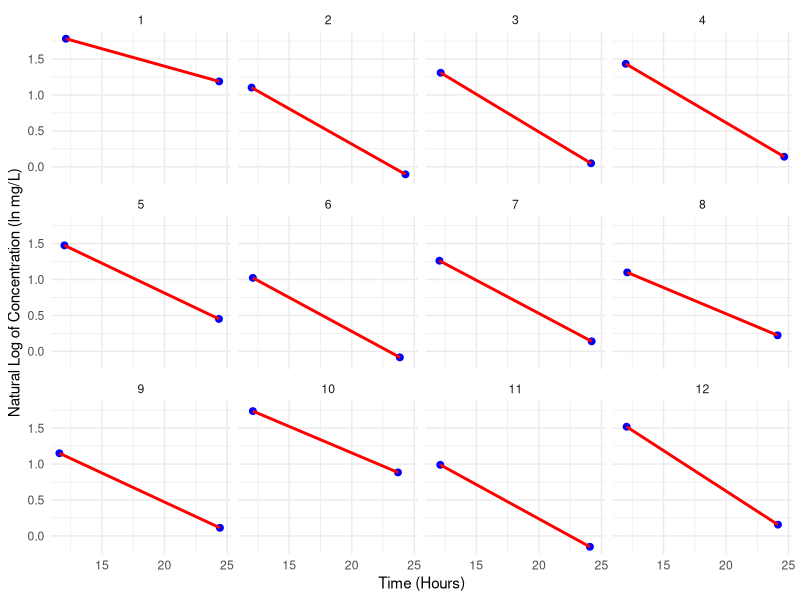

Reproduce this figure in R.
# Using the processed data, I will log (ln) transform the concentration data for use in half-life analysis, but first I will read in the processed data

theoph_three <- readr::read_csv(here::here("data","data_processed","Theoph_threevar.csv"))

#Then, I will ln transform the concentration into the data frame as a new column

theoph_three$ln_conc <- log(theoph_three$conc)

#I also need to filter for the elimination phase. I can do this by filtering time greater than 10 hours

theoph_elimination <- subset(theoph_three, Time > 10)

#View

head(theoph_elimination[, c("Subject","Time","conc","ln_conc" )])

#Load ggplot2

library(ggplot2)

#Produce a graph where you can see the kinetics for each subject differs

ggplot(data= theoph_elimination, aes(x = Time, y = ln_conc)) +
  geom_point(colour = "blue", size = 2) +
  geom_smooth(method = "lm", se = FALSE, colour = "red") +
  #Need a separate graph for each subject
  facet_wrap(~Subject) +
  labs(
    x = "Time (Hours)",
    y = "Natural Log of Concentration (ln mg/L)"
  ) +
  theme_minimal()

#Calculating Half-life for each patient

library(dplyr)

# First, I will group by Subject and calculate the linear model for each
half_life_results <- theoph_elimination %>%
  group_by(Subject) %>%
  summarise(
    # Extract the slope (coefficient for Time) from the linear model
    Slope = coef(lm(ln_conc ~ Time))[2],
    
    # Calculate Kel (Elimination Rate Constant)
    # Since the slope is negative, I will negate it to get a positive Kel
    Kel = -Slope,
    
    # Calculate Half-Life
    Half_Life = log(2) / Kel
  )

# View the final table
print(half_life_results)

